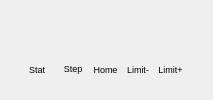
              <widget class="QFrame" name="frame_4">
               <property name="frameShape">
                <enum>QFrame::NoFrame</enum>
               </property>
               <property name="frameShadow">
                <enum>QFrame::Raised</enum>
               </property>
               <layout class="QHBoxLayout">
                <property name="spacing">
                 <number>0</number>
                </property>
                <property name="margin">
                 <number>0</number>
                </property>
                <item>
                 <spacer>
                  <property name="orientation">
                   <enum>Qt::Horizontal</enum>
                  </property>
                  <property name="sizeHint" stdset="0">
                   <size>
                    <width>21</width>
                    <height>20</height>
                   </size>
                  </property>
                 </spacer>
                </item>
                <item>
                 <widget class="QFrame" name="frame_leds">
                  <property name="sizePolicy">
                   <sizepolicy hsizetype="Fixed" vsizetype="Fixed">
                    <horstretch>0</horstretch>
                    <verstretch>0</verstretch>
                   </sizepolicy>
                  </property>
                  <property name="minimumSize">
                   <size>
                    <width>171</width>
                    <height>48</height>
                   </size>
                  </property>
                  <property name="maximumSize">
                   <size>
                    <width>171</width>
                    <height>48</height>
                   </size>
                  </property>
                  <property name="frameShape">
                   <enum>QFrame::NoFrame</enum>
                  </property>
                  <property name="frameShadow">
                   <enum>QFrame::Raised</enum>
                  </property>
                  <widget class="QLabel" name="textLabel1_6_4">
                   <property name="geometry">
                    <rect>
                     <x>40</x>
                     <y>35</y>
                     <width>24</width>
                     <height>16</height>
                    </rect>
                   </property>
                   <property name="font">
                    <font>
                     <pointsize>7</pointsize>
                    </font>
                   </property>
                   <property name="text">
                    <string>&lt;html&gt;&lt;head&gt;&lt;meta name=&quot;qrichtext&quot; content=&quot;1&quot; /&gt;&lt;style type=&quot;text/css&quot;&gt;
p, li { white-space: pre-wrap; }
&lt;/style&gt;&lt;/head&gt;&lt;body style=&quot; font-family:'Sans Serif'; font-size:7pt; font-weight:400; font-style:normal; text-decoration:none;&quot;&gt;
&lt;p style=&quot; margin-top:0px; margin-bottom:0px; margin-left:0px; margin-right:0px; -qt-block-indent:0; text-indent:0px;&quot;&gt;Step&lt;/p&gt;&lt;/body&gt;&lt;/html&gt;</string>
                   </property>
                   <property name="alignment">
                    <set>Qt::AlignCenter</set>
                   </property>
                  </widget>
                  <widget class="Led" name="LedLimitPos">
                   <property name="geometry">
                    <rect>
                     <x>137</x>
                     <y>4</y>
                     <width>24</width>
                     <height>24</height>
                    </rect>
                   </property>
                   <property name="sizePolicy">
                    <sizepolicy hsizetype="Fixed" vsizetype="Fixed">
                     <horstretch>0</horstretch>
                     <verstretch>0</verstretch>
                    </sizepolicy>
                   </property>
                   <property name="minimumSize">
                    <size>
                     <width>24</width>
                     <height>24</height>
                    </size>
                   </property>
                   <property name="maximumSize">
                    <size>
                     <width>24</width>
                     <height>24</height>
                    </size>
                   </property>
                   <property name="palette">
                    <palette>
                     <active>
                      <colorrole role="Base">
                       <brush brushstyle="SolidPattern">
                        <color alpha="255">
                         <red>255</red>
                         <green>255</green>
                         <blue>255</blue>
                        </color>
                       </brush>
                      </colorrole>
                      <colorrole role="Window">
                       <brush brushstyle="SolidPattern">
                        <color alpha="255">
                         <red>85</red>
                         <green>255</green>
                         <blue>127</blue>
                        </color>
                       </brush>
                      </colorrole>
                     </active>
                     <inactive>
                      <colorrole role="Base">
                       <brush brushstyle="SolidPattern">
                        <color alpha="255">
                         <red>255</red>
                         <green>255</green>
                         <blue>255</blue>
                        </color>
                       </brush>
                      </colorrole>
                      <colorrole role="Window">
                       <brush brushstyle="SolidPattern">
                        <color alpha="255">
                         <red>85</red>
                         <green>255</green>
                         <blue>127</blue>
                        </color>
                       </brush>
                      </colorrole>
                     </inactive>
                     <disabled>
                      <colorrole role="Base">
                       <brush brushstyle="SolidPattern">
                        <color alpha="255">
                         <red>85</red>
                         <green>255</green>
                         <blue>127</blue>
                        </color>
                       </brush>
                      </colorrole>
                      <colorrole role="Window">
                       <brush brushstyle="SolidPattern">
                        <color alpha="255">
                         <red>85</red>
                         <green>255</green>
                         <blue>127</blue>
                        </color>
                       </brush>
                      </colorrole>
                     </disabled>
                    </palette>
                   </property>
                  </widget>
                  <widget class="QLabel" name="textLabel1_6_5">
                   <property name="geometry">
                    <rect>
                     <x>8</x>
                     <y>35</y>
                     <width>24</width>
                     <height>16</height>
                    </rect>
                   </property>
                   <property name="font">
                    <font>
                     <pointsize>7</pointsize>
                    </font>
                   </property>
                   <property name="text">
                    <string>Stat</string>
                   </property>
                   <property name="alignment">
                    <set>Qt::AlignLeading|Qt::AlignLeft|Qt::AlignVCenter</set>
                   </property>
                  </widget>
                  <widget class="Led" name="LedHome">
                   <property name="geometry">
                    <rect>
                     <x>72</x>
                     <y>4</y>
                     <width>24</width>
                     <height>24</height>
                    </rect>
                   </property>
                   <property name="sizePolicy">
                    <sizepolicy hsizetype="Fixed" vsizetype="Fixed">
                     <horstretch>0</horstretch>
                     <verstretch>0</verstretch>
                    </sizepolicy>
                   </property>
                   <property name="minimumSize">
                    <size>
                     <width>24</width>
                     <height>24</height>
                    </size>
                   </property>
                   <property name="maximumSize">
                    <size>
                     <width>24</width>
                     <height>24</height>
                    </size>
                   </property>
                   <property name="palette">
                    <palette>
                     <active>
                      <colorrole role="Base">
                       <brush brushstyle="SolidPattern">
                        <color alpha="255">
                         <red>255</red>
                         <green>255</green>
                         <blue>255</blue>
                        </color>
                       </brush>
                      </colorrole>
                      <colorrole role="Window">
                       <brush brushstyle="SolidPattern">
                        <color alpha="255">
                         <red>255</red>
                         <green>255</green>
                         <blue>127</blue>
                        </color>
                       </brush>
                      </colorrole>
                     </active>
                     <inactive>
                      <colorrole role="Base">
                       <brush brushstyle="SolidPattern">
                        <color alpha="255">
                         <red>255</red>
                         <green>255</green>
                         <blue>255</blue>
                        </color>
                       </brush>
                      </colorrole>
                      <colorrole role="Window">
                       <brush brushstyle="SolidPattern">
                        <color alpha="255">
                         <red>255</red>
                         <green>255</green>
                         <blue>127</blue>
                        </color>
                       </brush>
                      </colorrole>
                     </inactive>
                     <disabled>
                      <colorrole role="Base">
                       <brush brushstyle="SolidPattern">
                        <color alpha="255">
                         <red>255</red>
                         <green>255</green>
                         <blue>127</blue>
                        </color>
                       </brush>
                      </colorrole>
                      <colorrole role="Window">
                       <brush brushstyle="SolidPattern">
                        <color alpha="255">
                         <red>255</red>
                         <green>255</green>
                         <blue>127</blue>
                        </color>
                       </brush>
                      </colorrole>
                     </disabled>
                    </palette>
                   </property>
                  </widget>
                  <widget class="QLabel" name="textLabel1_6_3">
                   <property name="geometry">
                    <rect>
                     <x>72</x>
                     <y>35</y>
                     <width>25</width>
                     <height>16</height>
                    </rect>
                   </property>
                   <property name="font">
                    <font>
                     <pointsize>7</pointsize>
                    </font>
                   </property>
                   <property name="text">
                    <string>Home</string>
                   </property>
                   <property name="alignment">
                    <set>Qt::AlignCenter</set>
                   </property>
                  </widget>
                  <widget class="QLabel" name="textLabel1_6">
                   <property name="geometry">
                    <rect>
                     <x>137</x>
                     <y>35</y>
                     <width>25</width>
                     <height>16</height>
                    </rect>
                   </property>
                   <property name="font">
                    <font>
                     <pointsize>7</pointsize>
                    </font>
                   </property>
                   <property name="text">
                    <string>Limit+</string>
                   </property>
                   <property name="alignment">
                    <set>Qt::AlignCenter</set>
                   </property>
                  </widget>
                  <widget class="Led" name="LedStep">
                   <property name="geometry">
                    <rect>
                     <x>40</x>
                     <y>4</y>
                     <width>24</width>
                     <height>24</height>
                    </rect>
                   </property>
                   <property name="sizePolicy">
                    <sizepolicy hsizetype="Fixed" vsizetype="Fixed">
                     <horstretch>0</horstretch>
                     <verstretch>0</verstretch>
                    </sizepolicy>
                   </property>
                   <property name="minimumSize">
                    <size>
                     <width>24</width>
                     <height>24</height>
                    </size>
                   </property>
                   <property name="maximumSize">
                    <size>
                     <width>24</width>
                     <height>24</height>
                    </size>
                   </property>
                   <property name="palette">
                    <palette>
                     <active>
                      <colorrole role="Base">
                       <brush brushstyle="SolidPattern">
                        <color alpha="255">
                         <red>255</red>
                         <green>255</green>
                         <blue>255</blue>
                        </color>
                       </brush>
                      </colorrole>
                      <colorrole role="Window">
                       <brush brushstyle="SolidPattern">
                        <color alpha="255">
                         <red>85</red>
                         <green>255</green>
                         <blue>255</blue>
                        </color>
                       </brush>
                      </colorrole>
                     </active>
                     <inactive>
                      <colorrole role="Base">
                       <brush brushstyle="SolidPattern">
                        <color alpha="255">
                         <red>255</red>
                         <green>255</green>
                         <blue>255</blue>
                        </color>
                       </brush>
                      </colorrole>
                      <colorrole role="Window">
                       <brush brushstyle="SolidPattern">
                        <color alpha="255">
                         <red>85</red>
                         <green>255</green>
                         <blue>255</blue>
                        </color>
                       </brush>
                      </colorrole>
                     </inactive>
                     <disabled>
                      <colorrole role="Base">
                       <brush brushstyle="SolidPattern">
                        <color alpha="255">
                         <red>85</red>
                         <green>255</green>
                         <blue>255</blue>
                        </color>
                       </brush>
                      </colorrole>
                      <colorrole role="Window">
                       <brush brushstyle="SolidPattern">
                        <color alpha="255">
                         <red>85</red>
                         <green>255</green>
                         <blue>255</blue>
                        </color>
                       </brush>
                      </colorrole>
                     </disabled>
                    </palette>
                   </property>
                  </widget>
                  <widget class="Led" name="LedError">
                   <property name="geometry">
                    <rect>
                     <x>8</x>
                     <y>4</y>
                     <width>24</width>
                     <height>24</height>
                    </rect>
                   </property>
                   <property name="sizePolicy">
                    <sizepolicy hsizetype="Fixed" vsizetype="Fixed">
                     <horstretch>0</horstretch>
                     <verstretch>0</verstretch>
                    </sizepolicy>
                   </property>
                   <property name="minimumSize">
                    <size>
                     <width>24</width>
                     <height>24</height>
                    </size>
                   </property>
                   <property name="maximumSize">
                    <size>
                     <width>24</width>
                     <height>24</height>
                    </size>
                   </property>
                   <property name="palette">
                    <palette>
                     <active>
                      <colorrole role="Base">
                       <brush brushstyle="SolidPattern">
                        <color alpha="255">
                         <red>255</red>
                         <green>255</green>
                         <blue>255</blue>
                        </color>
                       </brush>
                      </colorrole>
                      <colorrole role="Window">
                       <brush brushstyle="SolidPattern">
                        <color alpha="255">
                         <red>101</red>
                         <green>148</green>
                         <blue>235</blue>
                        </color>
                       </brush>
                      </colorrole>
                     </active>
                     <inactive>
                      <colorrole role="Base">
                       <brush brushstyle="SolidPattern">
                        <color alpha="255">
                         <red>255</red>
                         <green>255</green>
                         <blue>255</blue>
                        </color>
                       </brush>
                      </colorrole>
                      <colorrole role="Window">
                       <brush brushstyle="SolidPattern">
                        <color alpha="255">
                         <red>101</red>
                         <green>148</green>
                         <blue>235</blue>
                        </color>
                       </brush>
                      </colorrole>
                     </inactive>
                     <disabled>
                      <colorrole role="Base">
                       <brush brushstyle="SolidPattern">
                        <color alpha="255">
                         <red>101</red>
                         <green>148</green>
                         <blue>235</blue>
                        </color>
                       </brush>
                      </colorrole>
                      <colorrole role="Window">
                       <brush brushstyle="SolidPattern">
                        <color alpha="255">
                         <red>101</red>
                         <green>148</green>
                         <blue>235</blue>
                        </color>
                       </brush>
                      </colorrole>
                     </disabled>
                    </palette>
                   </property>
                  </widget>
                  <widget class="Led" name="LedLimitNeg">
                   <property name="geometry">
                    <rect>
                     <x>105</x>
                     <y>4</y>
                     <width>24</width>
                     <height>24</height>
                    </rect>
                   </property>
                   <property name="sizePolicy">
                    <sizepolicy hsizetype="Fixed" vsizetype="Fixed">
                     <horstretch>0</horstretch>
                     <verstretch>0</verstretch>
                    </sizepolicy>
                   </property>
                   <property name="minimumSize">
                    <size>
                     <width>24</width>
                     <height>24</height>
                    </size>
                   </property>
                   <property name="maximumSize">
                    <size>
                     <width>24</width>
                     <height>24</height>
                    </size>
                   </property>
                   <property name="palette">
                    <palette>
                     <active>
                      <colorrole role="Base">
                       <brush brushstyle="SolidPattern">
                        <color alpha="255">
                         <red>255</red>
                         <green>255</green>
                         <blue>255</blue>
                        </color>
                       </brush>
                      </colorrole>
                      <colorrole role="Window">
                       <brush brushstyle="SolidPattern">
                        <color alpha="255">
                         <red>255</red>
                         <green>85</green>
                         <blue>255</blue>
                        </color>
                       </brush>
                      </colorrole>
                     </active>
                     <inactive>
                      <colorrole role="Base">
                       <brush brushstyle="SolidPattern">
                        <color alpha="255">
                         <red>255</red>
                         <green>255</green>
                         <blue>255</blue>
                        </color>
                       </brush>
                      </colorrole>
                      <colorrole role="Window">
                       <brush brushstyle="SolidPattern">
                        <color alpha="255">
                         <red>255</red>
                         <green>85</green>
                         <blue>255</blue>
                        </color>
                       </brush>
                      </colorrole>
                     </inactive>
                     <disabled>
                      <colorrole role="Base">
                       <brush brushstyle="SolidPattern">
                        <color alpha="255">
                         <red>255</red>
                         <green>85</green>
                         <blue>255</blue>
                        </color>
                       </brush>
                      </colorrole>
                      <colorrole role="Window">
                       <brush brushstyle="SolidPattern">
                        <color alpha="255">
                         <red>255</red>
                         <green>85</green>
                         <blue>255</blue>
                        </color>
                       </brush>
                      </colorrole>
                     </disabled>
                    </palette>
                   </property>
                  </widget>
                  <widget class="QLabel" name="textLabel1_6_2">
                   <property name="geometry">
                    <rect>
                     <x>105</x>
                     <y>35</y>
                     <width>24</width>
                     <height>16</height>
                    </rect>
                   </property>
                   <property name="font">
                    <font>
                     <pointsize>7</pointsize>
                    </font>
                   </property>
                   <property name="text">
                    <string>Limit-</string>
                   </property>
                   <property name="alignment">
                    <set>Qt::AlignCenter</set>
                   </property>
                  </widget>
                 </widget>
                </item>
                <item>
                 <spacer>
                  <property name="orientation">
                   <enum>Qt::Horizontal</enum>
                  </property>
                  <property name="sizeHint" stdset="0">
                   <size>
                    <width>21</width>
                    <height>20</height>
                   </size>
                  </property>
                 </spacer>
                </item>
               </layout>
              </widget>
